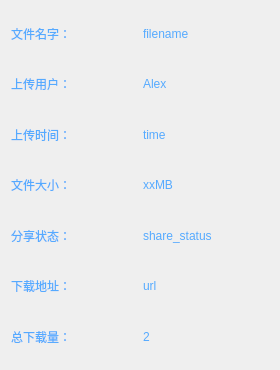
<?xml version="1.0" encoding="UTF-8"?>
<ui version="4.0">
 <class>FilePropertyInfo</class>
 <widget class="QDialog" name="FilePropertyInfo">
  <property name="geometry">
   <rect>
    <x>0</x>
    <y>0</y>
    <width>280</width>
    <height>370</height>
   </rect>
  </property>
  <property name="windowTitle">
   <string>Dialog</string>
  </property>
  <layout class="QGridLayout" name="gridLayout">
   <item row="0" column="0">
    <widget class="QLabel" name="label">
     <property name="styleSheet">
      <string notr="true">color: rgb(85, 170, 255);
font: 16pt &quot;微软雅黑&quot;;</string>
     </property>
     <property name="text">
      <string>文件名字：</string>
     </property>
    </widget>
   </item>
   <item row="0" column="1">
    <widget class="QLabel" name="label_name">
     <property name="styleSheet">
      <string notr="true">color: rgb(85, 170, 255);
font: 16pt &quot;微软雅黑&quot;;</string>
     </property>
     <property name="text">
      <string>filename</string>
     </property>
    </widget>
   </item>
   <item row="1" column="0">
    <widget class="QLabel" name="label_2">
     <property name="styleSheet">
      <string notr="true">color: rgb(85, 170, 255);
font: 16pt &quot;微软雅黑&quot;;</string>
     </property>
     <property name="text">
      <string>上传用户：</string>
     </property>
    </widget>
   </item>
   <item row="1" column="1">
    <widget class="QLabel" name="label_user">
     <property name="styleSheet">
      <string notr="true">color: rgb(85, 170, 255);
font: 16pt &quot;微软雅黑&quot;;</string>
     </property>
     <property name="text">
      <string>Alex</string>
     </property>
    </widget>
   </item>
   <item row="2" column="0">
    <widget class="QLabel" name="label_3">
     <property name="styleSheet">
      <string notr="true">color: rgb(85, 170, 255);
font: 16pt &quot;微软雅黑&quot;;</string>
     </property>
     <property name="text">
      <string>上传时间：</string>
     </property>
    </widget>
   </item>
   <item row="2" column="1">
    <widget class="QLabel" name="label_time">
     <property name="styleSheet">
      <string notr="true">color: rgb(85, 170, 255);
font: 16pt &quot;微软雅黑&quot;;</string>
     </property>
     <property name="text">
      <string>time</string>
     </property>
    </widget>
   </item>
   <item row="3" column="0">
    <widget class="QLabel" name="label_4">
     <property name="styleSheet">
      <string notr="true">color: rgb(85, 170, 255);
font: 16pt &quot;微软雅黑&quot;;</string>
     </property>
     <property name="text">
      <string>文件大小：</string>
     </property>
    </widget>
   </item>
   <item row="3" column="1">
    <widget class="QLabel" name="label_size">
     <property name="styleSheet">
      <string notr="true">color: rgb(85, 170, 255);
font: 16pt &quot;微软雅黑&quot;;</string>
     </property>
     <property name="text">
      <string>xxMB</string>
     </property>
    </widget>
   </item>
   <item row="4" column="0">
    <widget class="QLabel" name="label_5">
     <property name="styleSheet">
      <string notr="true">color: rgb(85, 170, 255);
font: 16pt &quot;微软雅黑&quot;;</string>
     </property>
     <property name="text">
      <string>分享状态：</string>
     </property>
    </widget>
   </item>
   <item row="4" column="1">
    <widget class="QLabel" name="label_share">
     <property name="styleSheet">
      <string notr="true">color: rgb(85, 170, 255);
font: 16pt &quot;微软雅黑&quot;;</string>
     </property>
     <property name="text">
      <string>share_status</string>
     </property>
    </widget>
   </item>
   <item row="5" column="0">
    <widget class="QLabel" name="label_6">
     <property name="styleSheet">
      <string notr="true">color: rgb(85, 170, 255);
font: 16pt &quot;微软雅黑&quot;;</string>
     </property>
     <property name="text">
      <string>下载地址：</string>
     </property>
    </widget>
   </item>
   <item row="5" column="1">
    <widget class="QLabel" name="label_url">
     <property name="styleSheet">
      <string notr="true">color: rgb(85, 170, 255);
font: 16pt &quot;微软雅黑&quot;;</string>
     </property>
     <property name="text">
      <string>url</string>
     </property>
    </widget>
   </item>
   <item row="6" column="0">
    <widget class="QLabel" name="label_7">
     <property name="styleSheet">
      <string notr="true">color: rgb(85, 170, 255);
font: 16pt &quot;微软雅黑&quot;;</string>
     </property>
     <property name="text">
      <string>总下载量：</string>
     </property>
    </widget>
   </item>
   <item row="6" column="1">
    <widget class="QLabel" name="label_pv">
     <property name="styleSheet">
      <string notr="true">color: rgb(85, 170, 255);
font: 16pt &quot;微软雅黑&quot;;</string>
     </property>
     <property name="text">
      <string>2</string>
     </property>
    </widget>
   </item>
  </layout>
 </widget>
 <resources/>
 <connections/>
</ui>
